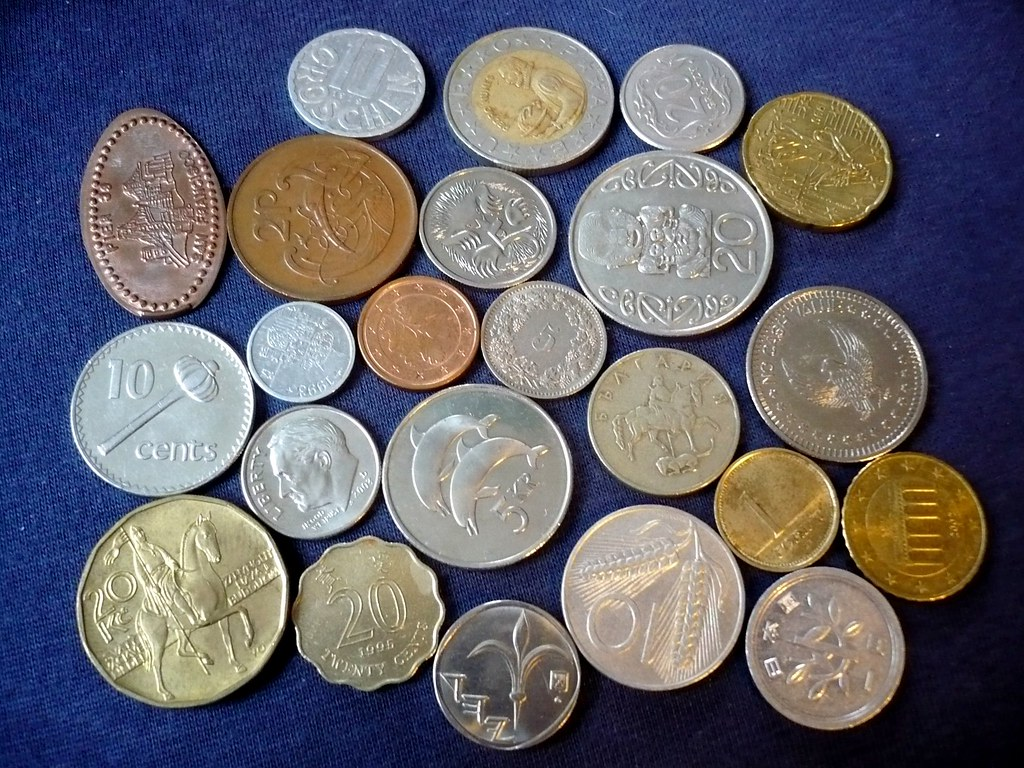
#> input picture coins.jpg, 1024 x 768 px, found by its file name
$ python HavzaAlgoritmasi.py
#> lines starting #> are read from the running program, lines starting #| are printed output that depends on the picture; after the words box and inside, x2 and y2 are one past the last pixel; in counts of white or black regions, pixels touching at a corner belong together
import cv2
import matplotlib.pyplot as plt
import numpy as np

paraciklarim = cv2.imread("C:\\Users\\Coder\\MyAiLab\\OpenCv\\coins.jpg")
#> paraciklarim is the input picture: shape (768, 1024, 3); mean B, G, R 107.9, 99, 100.8
plt.figure(),plt.axis("off"),plt.imshow(paraciklarim),plt.show()

blurluParaciklarim = cv2.medianBlur(paraciklarim,13)
plt.figure(),plt.axis("off"),plt.imshow(blurluParaciklarim),plt.show()

griParaciklarim = cv2.cvtColor(blurluParaciklarim,cv2.COLOR_BGR2GRAY)
plt.figure(),plt.axis("off"),plt.imshow(griParaciklarim,cmap="gray"),plt.show()

ret, threshPara = cv2.threshold(griParaciklarim,75,255,cv2.THRESH_BINARY)
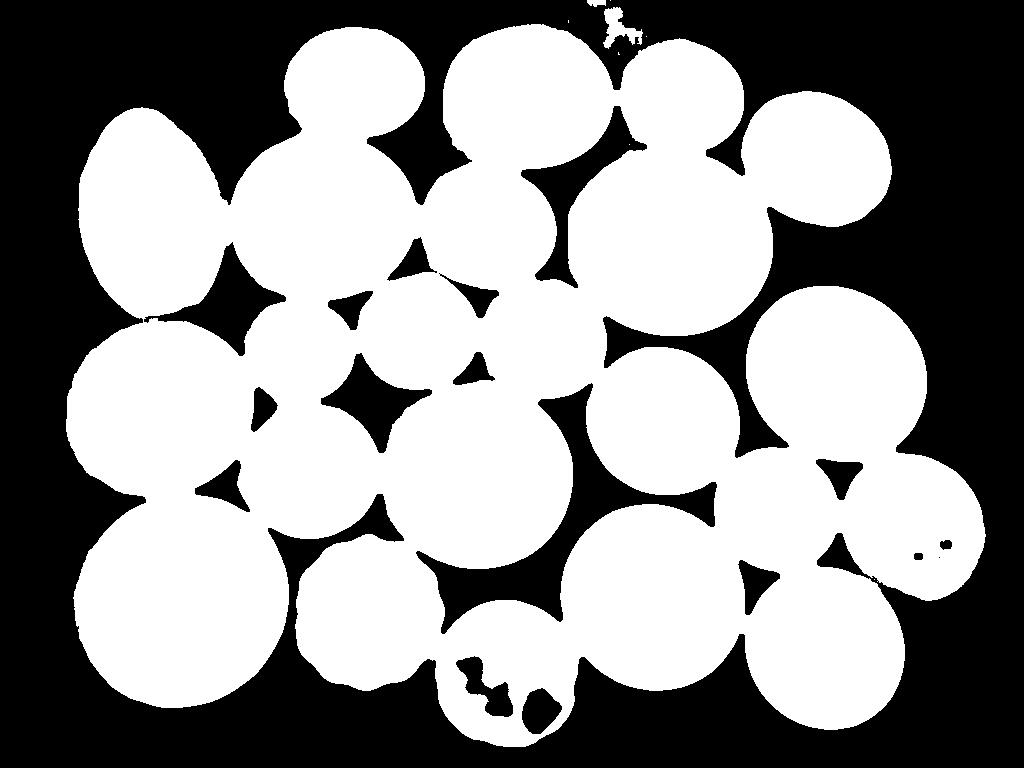
#> threshPara: shape (768, 1024); 56.6% white; 18 black regions (1 under 20 px)
plt.figure(),plt.axis("off"),plt.imshow(threshPara,cmap="gray"),plt.show()

contours, hierarchy = cv2.findContours(threshPara.copy(),cv2.RETR_CCOMP,cv2.CHAIN_APPROX_SIMPLE)
#> contours = 27 contours, 8 with area under 20; largest, box (x1, y1, x2, y2) and area: (66, 24, 986, 747) 479870, (415, 382, 718, 635) 14262, (520, 105, 648, 289) 5498, (143, 241, 287, 357) 5035, (320, 352, 433, 454) 4140
for i in range(len(contours)):

    if hierarchy[0][i][3]:
        cv2.drawContours(paraciklarim,contours,i,(0,255,0),10)
#> this loop made 27 passes
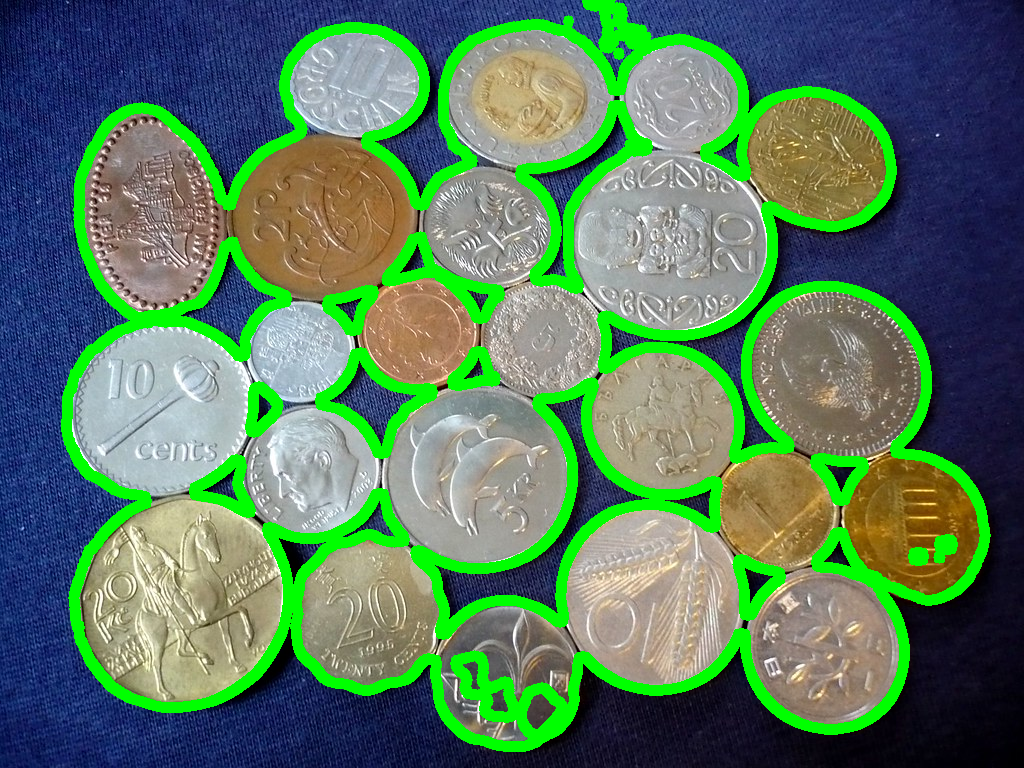
#> paraciklarim: shape (768, 1024, 3); 14.02% of pixels changed, all inside (x1, y1, x2, y2) = (61, 0, 991, 752)

plt.figure(),plt.axis("off"),plt.imshow(paraciklarim,cmap="gray"),plt.show()


paraciklarim = cv2.imread("C:\\Users\\Coder\\MyAiLab\\OpenCv\\coins.jpg")
plt.figure(),plt.axis("off"),plt.imshow(paraciklarim),plt.show()
blurluParaciklarim = cv2.medianBlur(paraciklarim,13)
plt.figure(),plt.axis("off"),plt.imshow(blurluParaciklarim),plt.show()
griParaciklarim = cv2.cvtColor(blurluParaciklarim,cv2.COLOR_BGR2GRAY)
plt.figure(),plt.axis("off"),plt.imshow(griParaciklarim,cmap="gray"),plt.show()
ret, threshPara = cv2.threshold(griParaciklarim,75,255,cv2.THRESH_BINARY)
plt.figure(),plt.axis("off"),plt.imshow(threshPara,cmap="gray"),plt.show()

kernel = np.ones((3,3),np.uint8)
opening= cv2.morphologyEx(threshPara,cv2.MORPH_OPEN,kernel,3)
#> opening: shape (768, 1024); 56.6% white; 17 black regions (1 under 20 px), largest, box (x1, y1, x2, y2) and area: (0, 0, 1024, 768) 308046, (416, 383, 717, 634) 13770, (521, 106, 647, 288) 5254
plt.figure(),plt.axis("off"),plt.imshow(opening,cmap="gray"),plt.show()

distance = cv2.distanceTransform(opening,cv2.DIST_L2,3)
plt.figure(),plt.axis("off"),plt.imshow(distance,cmap="gray"),plt.show()

ret, sureForeground = cv2.threshold(distance,0.4*np.max(distance),255,0)
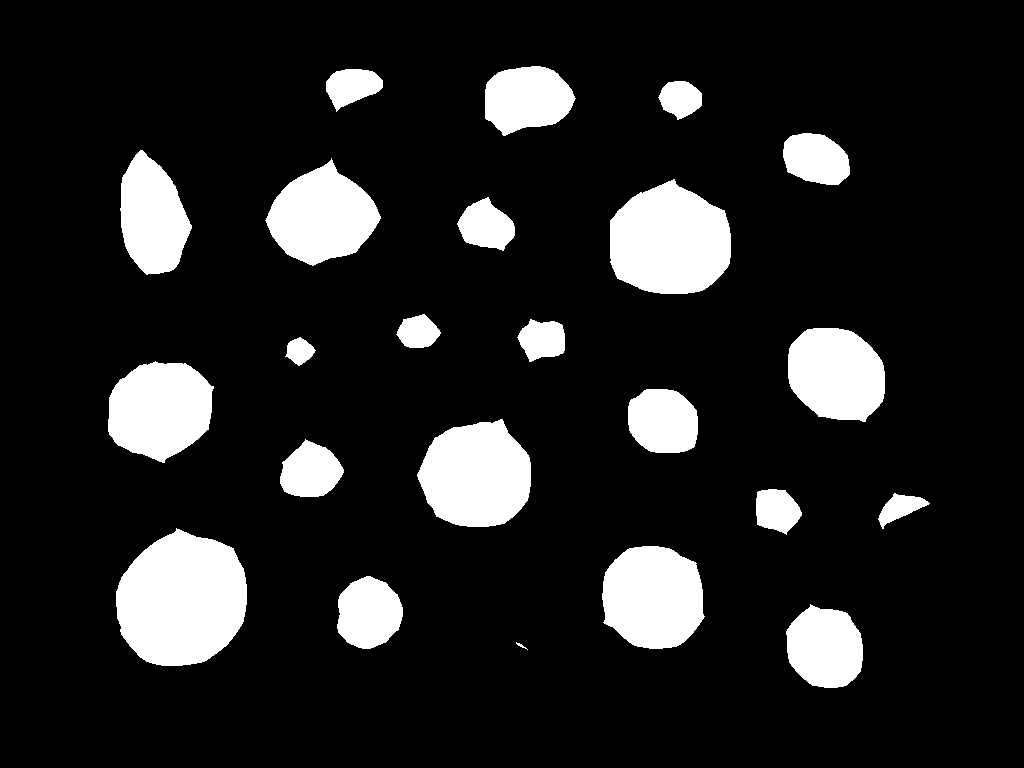
#> sureForeground: shape (768, 1024) float32; 13.3% white; 23 white regions, largest, box (x1, y1, x2, y2) and area: (116, 528, 247, 666) 13852, (610, 179, 731, 294) 10794, (417, 419, 531, 527) 9409
#> ret = 40.37
plt.figure(),plt.axis("off"),plt.imshow(sureForeground,cmap="gray"),plt.show()

sureBackground = cv2.dilate(opening,kernel,iterations=1)
#> sureBackground: shape (768, 1024); 58.2% white; 21 black regions (3 under 20 px), largest, box (x1, y1, x2, y2) and area: (0, 0, 1024, 768) 294935, (418, 385, 716, 633) 12419, (522, 107, 646, 287) 4569
sureForeground= np.uint8(sureForeground)
unknown = cv2.subtract(sureBackground,sureForeground)
#> unknown: shape (768, 1024); 44.9% white; 3 white regions, box (x1, y1, x2, y2) and area: (65, 23, 987, 748) 351911, (603, 7, 643, 49) 950, (586, 0, 607, 8) 134
plt.figure(),plt.axis("off"),plt.imshow(unknown,cmap="gray"),plt.show()

ret, marker = cv2.connectedComponents(sureForeground)
#> marker: shape (768, 1024) int32; 24 distinct labels, from 0 to 23
#> ret = 24
marker += 1
#> marker: shape (768, 1024) int32; 24 distinct labels, from 1 to 24
marker[unknown == 255] = 0
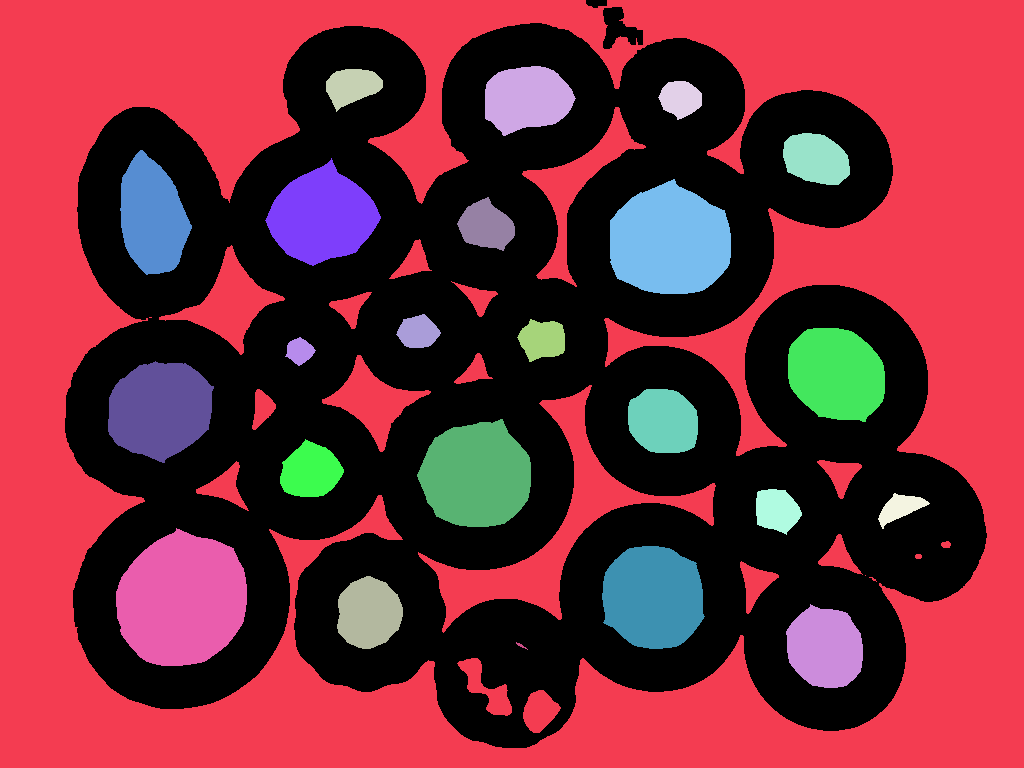
#> marker: shape (768, 1024) int32; 25 distinct labels, from 0 to 24; one colour per label, 0 black
plt.figure(),plt.axis("off"),plt.imshow(marker,cmap="gray"),plt.show()

marker = cv2.watershed(paraciklarim,marker)
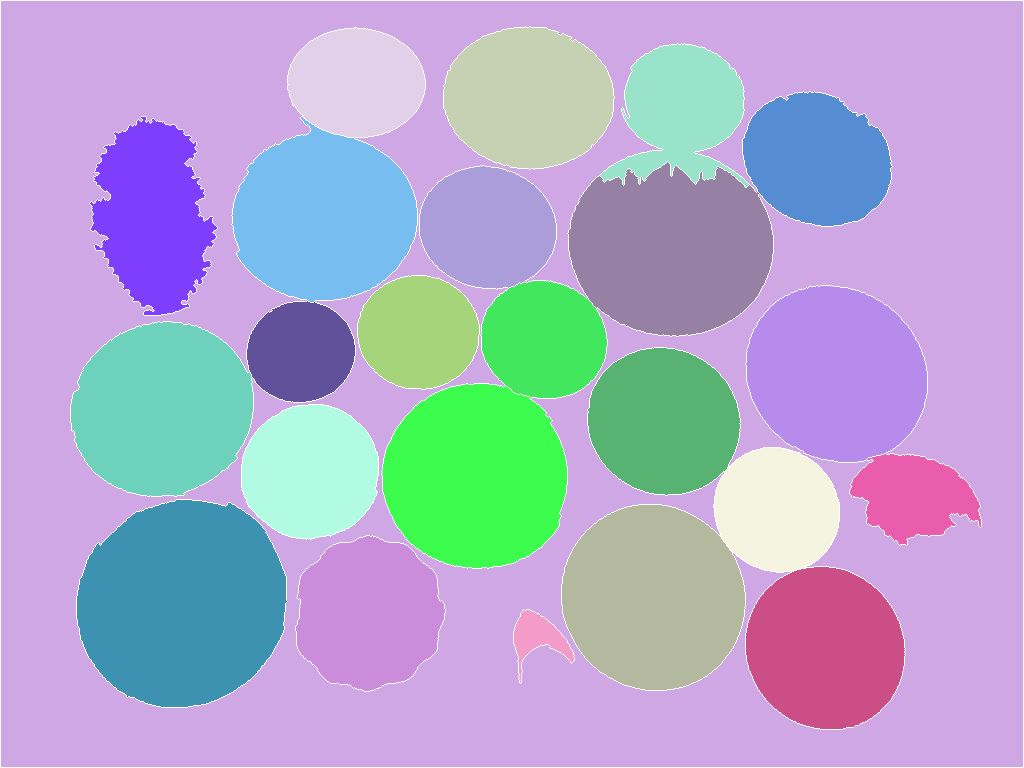
#> marker: shape (768, 1024) int32; 25 distinct labels, from -1 to 24; one colour per label, 0 black, -1 white
plt.figure(),plt.axis("off"),plt.imshow(marker,cmap="gray"),plt.show()

for i in range(len(contours)):

    if hierarchy[0][i][3]:
        cv2.drawContours(paraciklarim,contours,i,(0,255,0),10)

plt.figure(),plt.axis("off"),plt.imshow(paraciklarim),plt.show()

$ run again, with NYC.jpg copied over coins.jpg
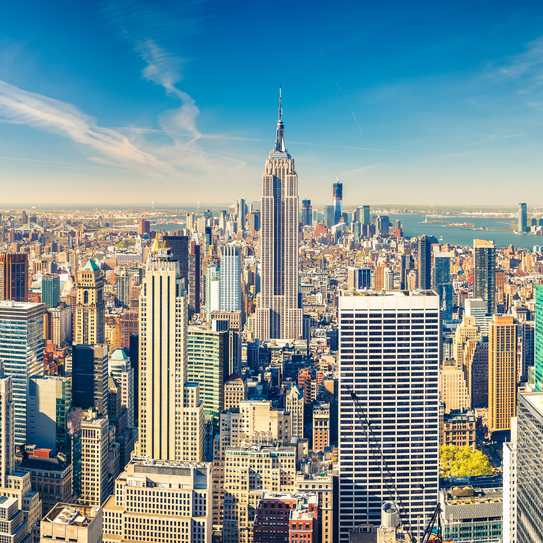
#> input picture NYC.jpg, 543 x 543 px, found by its file name
#> paraciklarim is the input picture: shape (543, 543, 3); mean B, G, R 150.2, 146.3, 122.6
#> `ret, threshPara = cv2.threshold(griParaciklarim,75,255,cv2.THRESH_BINA..`:
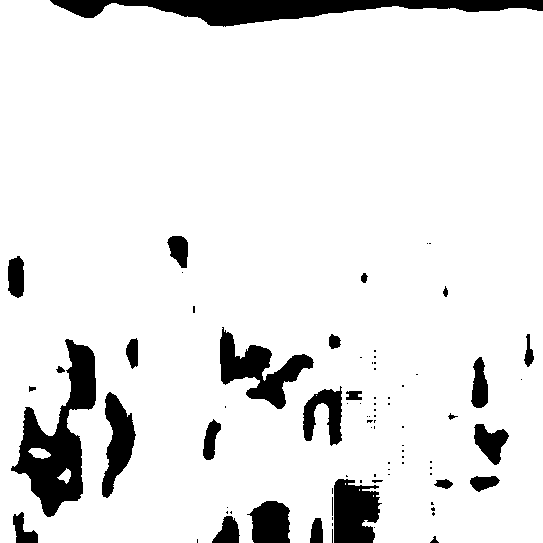
#> threshPara: shape (543, 543); 90.4% white; 83 black regions (55 under 20 px)
#> contours = 81 contours, 54 with area under 20; largest, box (x1, y1, x2, y2) and area: (0, 0, 543, 543) 282108, (10, 338, 97, 518) 6605, (219, 326, 315, 410) 3238, (101, 391, 137, 499) 2033, (302, 385, 343, 447) 1385
#> the loop `for i in range(len(contours)): ` made 81 passes
#> opening: shape (543, 543); 90.4% white; 64 black regions (36 under 20 px), largest, box (x1, y1, x2, y2) and area: (50, 0, 543, 27) 6313, (11, 339, 96, 517) 6141, (220, 327, 314, 409) 3060
#> `ret, sureForeground = cv2.threshold(distance,0.4*np.max(distance),255,0)`: ret = 56.7
#> sureBackground: shape (543, 543); 91.9% white; 29 black regions (7 under 20 px), largest, box (x1, y1, x2, y2) and area: (52, 0, 543, 26) 5726, (12, 340, 95, 516) 5330, (221, 331, 312, 408) 2566
#> unknown: shape (543, 543); 63% white; 31 black regions (7 under 20 px), largest, box (x1, y1, x2, y2) and area: (0, 22, 543, 298) 84800, (52, 0, 543, 26) 5726, (12, 340, 95, 516) 5330
#> `ret, marker = cv2.connectedComponents(sureForeground)`: ret = 3
#> `marker = cv2.watershed(paraciklarim,marker)`:
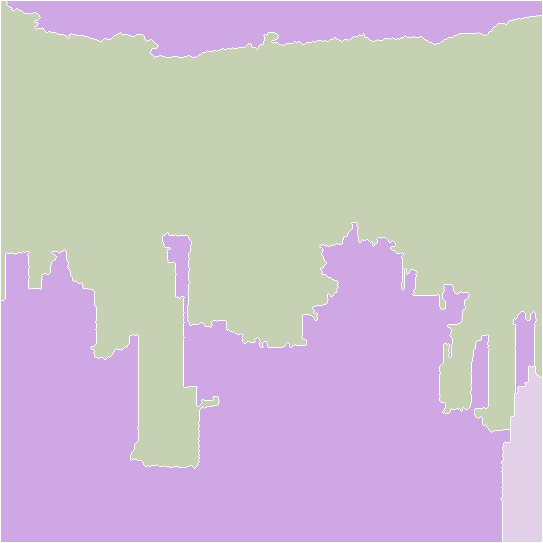
#> marker: shape (543, 543) int32; 4 distinct labels, from -1 to 3; one colour per label, 0 black, -1 white
